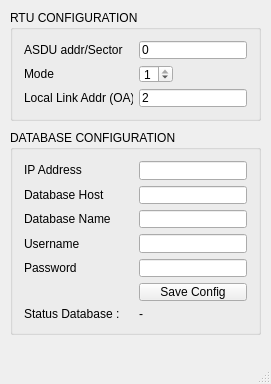
<?xml version="1.0" encoding="UTF-8"?>
<ui version="4.0">
 <class>MainWindow</class>
 <widget class="QMainWindow" name="MainWindow">
  <property name="geometry">
   <rect>
    <x>0</x>
    <y>0</y>
    <width>271</width>
    <height>384</height>
   </rect>
  </property>
  <property name="sizePolicy">
   <sizepolicy hsizetype="Fixed" vsizetype="Fixed">
    <horstretch>0</horstretch>
    <verstretch>0</verstretch>
   </sizepolicy>
  </property>
  <property name="minimumSize">
   <size>
    <width>0</width>
    <height>120</height>
   </size>
  </property>
  <property name="maximumSize">
   <size>
    <width>16000</width>
    <height>16000</height>
   </size>
  </property>
  <property name="windowTitle">
   <string>Protocol IEC 60870-5-104</string>
  </property>
  <property name="windowIcon">
   <iconset>
    <normaloff>../Hmi_IEC_104/img/LEN.png</normaloff>../Hmi_IEC_104/img/LEN.png</iconset>
  </property>
  <widget class="QWidget" name="centralWidget">
   <widget class="QGroupBox" name="groupBox">
    <property name="geometry">
     <rect>
      <x>10</x>
      <y>130</y>
      <width>251</width>
      <height>205</height>
     </rect>
    </property>
    <property name="title">
     <string>DATABASE CONFIGURATION</string>
    </property>
    <layout class="QGridLayout" name="gridLayout">
     <item row="0" column="0">
      <widget class="QLabel" name="lIP">
       <property name="sizePolicy">
        <sizepolicy hsizetype="Preferred" vsizetype="Fixed">
         <horstretch>0</horstretch>
         <verstretch>0</verstretch>
        </sizepolicy>
       </property>
       <property name="text">
        <string>IP Address</string>
       </property>
      </widget>
     </item>
     <item row="0" column="1">
      <widget class="QLineEdit" name="leIPRemoto">
       <property name="sizePolicy">
        <sizepolicy hsizetype="Fixed" vsizetype="Fixed">
         <horstretch>0</horstretch>
         <verstretch>0</verstretch>
        </sizepolicy>
       </property>
      </widget>
     </item>
     <item row="1" column="0">
      <widget class="QLabel" name="label">
       <property name="text">
        <string>Database Host</string>
       </property>
      </widget>
     </item>
     <item row="1" column="1">
      <widget class="QLineEdit" name="leDbHost">
       <property name="sizePolicy">
        <sizepolicy hsizetype="Fixed" vsizetype="Fixed">
         <horstretch>0</horstretch>
         <verstretch>0</verstretch>
        </sizepolicy>
       </property>
       <property name="text">
        <string/>
       </property>
      </widget>
     </item>
     <item row="2" column="0">
      <widget class="QLabel" name="label_2">
       <property name="text">
        <string>Database Name</string>
       </property>
      </widget>
     </item>
     <item row="2" column="1">
      <widget class="QLineEdit" name="leDbName">
       <property name="sizePolicy">
        <sizepolicy hsizetype="Fixed" vsizetype="Fixed">
         <horstretch>0</horstretch>
         <verstretch>0</verstretch>
        </sizepolicy>
       </property>
       <property name="text">
        <string/>
       </property>
      </widget>
     </item>
     <item row="3" column="0">
      <widget class="QLabel" name="label_4">
       <property name="text">
        <string>Username</string>
       </property>
      </widget>
     </item>
     <item row="3" column="1">
      <widget class="QLineEdit" name="leDbPass_2">
       <property name="sizePolicy">
        <sizepolicy hsizetype="Fixed" vsizetype="Fixed">
         <horstretch>0</horstretch>
         <verstretch>0</verstretch>
        </sizepolicy>
       </property>
       <property name="text">
        <string/>
       </property>
      </widget>
     </item>
     <item row="4" column="0">
      <widget class="QLabel" name="label_3">
       <property name="text">
        <string>Password</string>
       </property>
      </widget>
     </item>
     <item row="4" column="1">
      <widget class="QLineEdit" name="leDbPass">
       <property name="sizePolicy">
        <sizepolicy hsizetype="Fixed" vsizetype="Fixed">
         <horstretch>0</horstretch>
         <verstretch>0</verstretch>
        </sizepolicy>
       </property>
       <property name="text">
        <string/>
       </property>
      </widget>
     </item>
     <item row="5" column="1">
      <widget class="QPushButton" name="pbConnect_2">
       <property name="sizePolicy">
        <sizepolicy hsizetype="Minimum" vsizetype="Preferred">
         <horstretch>0</horstretch>
         <verstretch>0</verstretch>
        </sizepolicy>
       </property>
       <property name="text">
        <string>Save Config</string>
       </property>
      </widget>
     </item>
     <item row="6" column="0">
      <widget class="QLabel" name="label_6">
       <property name="text">
        <string>Status Database :</string>
       </property>
      </widget>
     </item>
     <item row="6" column="1">
      <widget class="QLabel" name="label_status">
       <property name="text">
        <string>-</string>
       </property>
      </widget>
     </item>
    </layout>
   </widget>
   <widget class="QGroupBox" name="groupBox_2">
    <property name="geometry">
     <rect>
      <x>10</x>
      <y>10</y>
      <width>251</width>
      <height>111</height>
     </rect>
    </property>
    <property name="title">
     <string>RTU CONFIGURATION</string>
    </property>
    <layout class="QGridLayout" name="gridLayout_2">
     <item row="0" column="0">
      <widget class="QLabel" name="lDb">
       <property name="sizePolicy">
        <sizepolicy hsizetype="Fixed" vsizetype="Fixed">
         <horstretch>0</horstretch>
         <verstretch>0</verstretch>
        </sizepolicy>
       </property>
       <property name="text">
        <string>ASDU addr/Sector</string>
       </property>
      </widget>
     </item>
     <item row="0" column="1">
      <widget class="QLineEdit" name="leAsduAddr">
       <property name="sizePolicy">
        <sizepolicy hsizetype="Fixed" vsizetype="Fixed">
         <horstretch>0</horstretch>
         <verstretch>0</verstretch>
        </sizepolicy>
       </property>
       <property name="text">
        <string>0</string>
       </property>
      </widget>
     </item>
     <item row="2" column="0">
      <widget class="QLabel" name="lIP_2">
       <property name="sizePolicy">
        <sizepolicy hsizetype="Preferred" vsizetype="Fixed">
         <horstretch>0</horstretch>
         <verstretch>0</verstretch>
        </sizepolicy>
       </property>
       <property name="text">
        <string>Mode</string>
       </property>
      </widget>
     </item>
     <item row="2" column="1">
      <widget class="QSpinBox" name="sb">
       <property name="sizePolicy">
        <sizepolicy hsizetype="Fixed" vsizetype="Fixed">
         <horstretch>0</horstretch>
         <verstretch>0</verstretch>
        </sizepolicy>
       </property>
       <property name="maximum">
        <number>1</number>
       </property>
       <property name="value">
        <number>1</number>
       </property>
      </widget>
     </item>
     <item row="3" column="0">
      <widget class="QLabel" name="lDb_2">
       <property name="sizePolicy">
        <sizepolicy hsizetype="Fixed" vsizetype="Fixed">
         <horstretch>0</horstretch>
         <verstretch>0</verstretch>
        </sizepolicy>
       </property>
       <property name="text">
        <string>Local Link Addr (OA)</string>
       </property>
      </widget>
     </item>
     <item row="3" column="1">
      <widget class="QLineEdit" name="leMasterAddr">
       <property name="sizePolicy">
        <sizepolicy hsizetype="Fixed" vsizetype="Fixed">
         <horstretch>0</horstretch>
         <verstretch>0</verstretch>
        </sizepolicy>
       </property>
       <property name="text">
        <string>2</string>
       </property>
      </widget>
     </item>
    </layout>
   </widget>
  </widget>
  <widget class="QStatusBar" name="statusBar"/>
 </widget>
 <layoutdefault spacing="6" margin="11"/>
 <tabstops>
  <tabstop>sb</tabstop>
  <tabstop>leDbHost</tabstop>
  <tabstop>leDbName</tabstop>
  <tabstop>leDbPass_2</tabstop>
  <tabstop>leDbPass</tabstop>
  <tabstop>pbConnect_2</tabstop>
  <tabstop>leIPRemoto</tabstop>
 </tabstops>
 <resources/>
 <connections/>
</ui>
